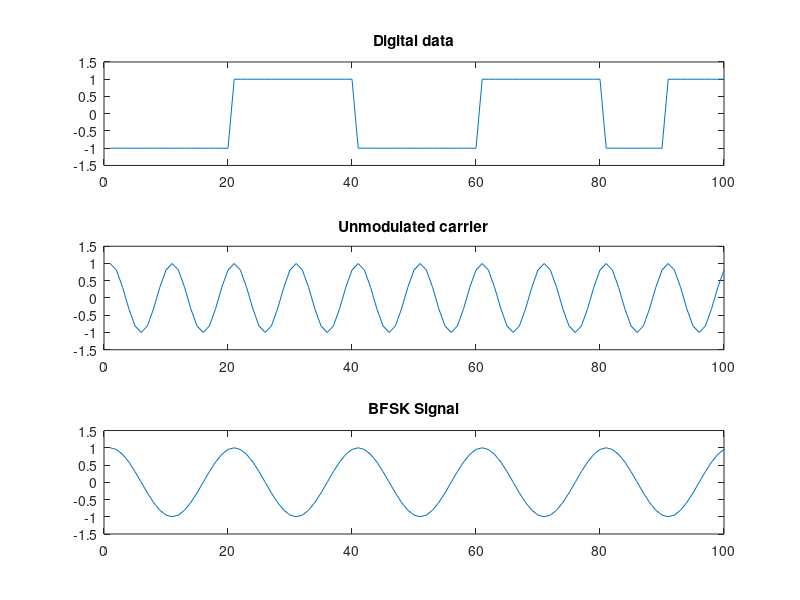

The MATLAB script that drew this image:
clc;
close all;
msg=round(rand(1,10));
data=[];
t=0:.01:.99;
c=cos(2*pi*10*t);%carrier signal & it's a matrix of length 1X100(bcoz for each t, there's a c).let fc=10hz
for i=1:10
    if msg(i)==0
        d=-1*ones(1,10);
    else
        d=ones(1,10);
    end
 data=[data d];   
end
subplot(311);
plot(data);axis([0 100 -1.5 1.5])
title('Digital data');
subplot(312)
plot(c);axis([0 100 -1.5 1.5])
title('Unmodulated carrier');
 vbfsk=[];
for i=1:100
vbfsk=[vbfsk cos(2*pi*10*t+(data(i)*2*pi*5*t))];
end

%disp(data);
disp(vbfsk);
subplot(313);
plot(vbfsk);axis([0 100 -1.5 1.5])
title('BFSK Signal');
